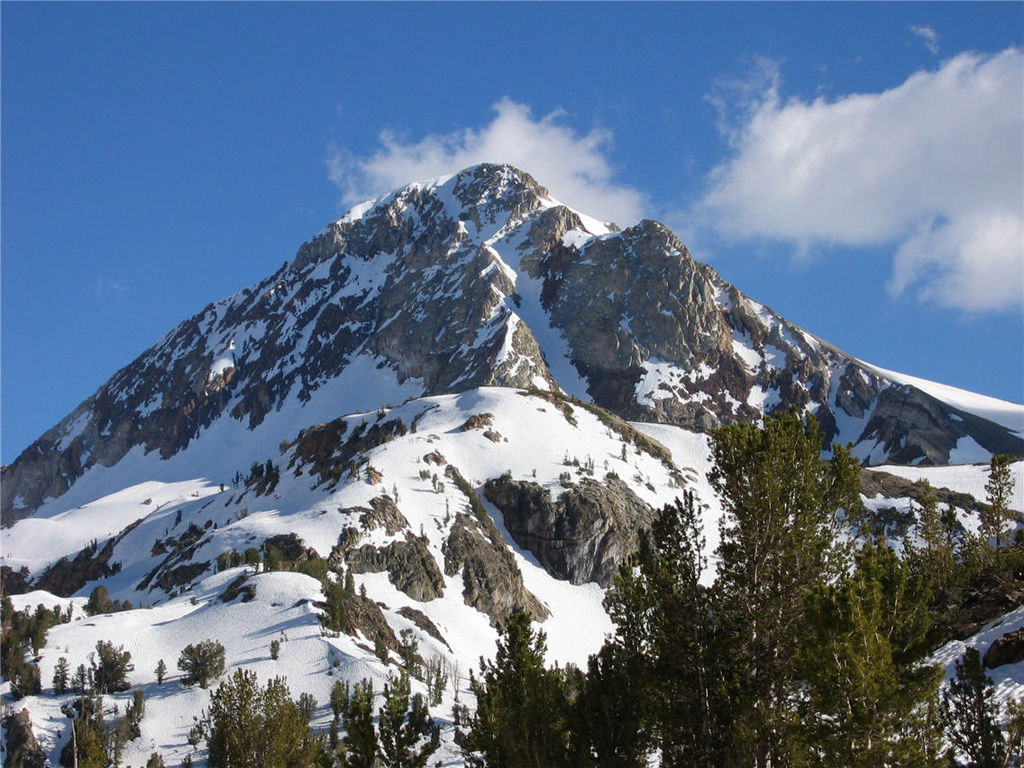
#> input picture _testpics/1024px-Red_Slate_Mountain_1.jpg, 1024 x 768 px
$ python glavbot_tile_dev.py _testpics/1024px-Red_Slate_Mountain_1.jpg   (older library calls are emulated)
#> lines starting #> are read from the running program, lines starting #| are printed output that depends on the picture; after the words box and inside, x2 and y2 are one past the last pixel; in counts of white or black regions, pixels touching at a corner belong together
import cv2
import math
import os
import sys
import getopt
import numpy as np

g_canny_thr0 = 100
g_canny_thr1 = 300
g_contour_rect_thr_w = 10
g_contour_rect_thr_h = 10
g_near_radius = 20

g_dbg_dir = '_debug'
g_dbg_on = False
g_dbg_counter = 0


def dbg_img(name, img):
    global g_dbg_dir
    global g_dbg_on
    global g_dbg_counter
    if not g_dbg_on:
        return
    img_fname = '{}_{}.jpg'.format(g_dbg_counter, name)
    g_dbg_counter += 1
    print(img_fname)
    if not os.path.exists(g_dbg_dir):
        os.makedirs(g_dbg_dir)
    cv2.imwrite(os.path.join(g_dbg_dir, img_fname), img)


def dbg_rects(name, img, rects):
    global g_dbg_on
    if not g_dbg_on:
        return
    img_copy = np.zeros_like(img)
    for rect in rects:
        cv2.rectangle(img_copy, (rect[0][0], rect[0][1]), (rect[1][0], rect[1][1]), 255, 1)
    dbg_img(name, img_copy)


def dbg_contours(name, img, contours):
    global g_dbg_on
    if not g_dbg_on:
        return
    img_copy = np.zeros_like(img)
    cv2.drawContours(img_copy, contours, contourIdx=-1, color=255, thickness=1)
    dbg_img(name, img_copy)


# На входе должно быть одноканальное изображение
def process_single_channel(img):
    img_canny = cv2.Canny(img, threshold1=g_canny_thr0, threshold2=g_canny_thr1, apertureSize=3, L2gradient=True)
    dbg_img('dbg_canny', img_canny)
    img_maxx, img_maxy = img_canny.shape
    # строим дополнительный контур по периметру, чтобы морфология и контурирование работали лучше
    img_canny = cv2.rectangle(img_canny, pt1=(0, 0), pt2=(img_maxy, img_maxx), color=255, thickness=2)
    dbg_img('dbg_canny_otmst_rect', img_canny)
    # ядрa для морфологического поиска
    morph_kernel_a = cv2.getStructuringElement(cv2.MORPH_RECT, (5, 5))
    morph_kernel_v = cv2.getStructuringElement(cv2.MORPH_RECT, (img_maxy // 10, 1))
    morph_kernel_h = cv2.getStructuringElement(cv2.MORPH_RECT, (1, img_maxx // 10))
    # морфологический поиск А. TODO: разобрать зачем он нужен, с ним работает намного лучше
    img_canny = cv2.morphologyEx(img_canny, op=cv2.MORPH_GRADIENT, kernel=morph_kernel_a)
    dbg_img('dbg_canny_morph_A', img_canny)
    # морфологический поиск Б. Вертикали
    img_canny_v = cv2.erode(img_canny, morph_kernel_v)
    dbg_img('dbg_canny_morph_B_erode', img_canny_v)
    img_canny_v = cv2.dilate(img_canny_v, morph_kernel_v)
    dbg_img('dbg_canny_morph_B_dilate', img_canny_v)
    # морфологический поиск В. Горизонтали
    img_canny_h = cv2.erode(img_canny, morph_kernel_h)
    dbg_img('dbg_canny_morph_C_erode', img_canny_h)
    img_canny_h = cv2.dilate(img_canny_h, morph_kernel_h)
    dbg_img('dbg_canny_morph_C_dilate', img_canny_h)
    # объединяем результат
    img_canny = cv2.add(img_canny_v, img_canny_h)
    dbg_img('dbg_canny_out', img_canny)
    return img_canny


def is_valid_contour(img, rect):
    r, c = img.shape
    return (None not in rect.values()
            and (rect['maxx'] - rect['minx']) > c // g_contour_rect_thr_w
            and (rect['maxy'] - rect['miny']) > r // g_contour_rect_thr_h)


# [7 lines left out: function is_valid_contour2, not called in this run]


# На входе должно быть одноканальное изображение
# На выходе: массив точек - противоположных углов прямоугольных контуров
def process_contours(img):
    # находим контуры
    (_, contours, _) = cv2.findContours(img, cv2.RETR_TREE, cv2.CHAIN_APPROX_SIMPLE)
    dbg_contours('raw_contours', img, contours)
    ret_points = list()
    # iterate over top level contours
    for contour in contours:
        rect = {'minx': None, 'miny': None, 'maxx': None, 'maxy': None}
        for cpoint in contour:
            y, x = tuple(cpoint[0])
            if rect['minx'] is None or x < rect['minx']:
                rect['minx'] = x
            if rect['miny'] is None or y < rect['miny']:
                rect['miny'] = y
            if rect['maxx'] is None or x > rect['maxx']:
                rect['maxx'] = x
            if rect['maxy'] is None or y > rect['maxy']:
                rect['maxy'] = y
        if is_valid_contour(img, rect):
            ret_points.append(((rect['miny'], rect['minx']), (rect['maxy'], rect['maxx'])))
    dbg_rects('contours', img, ret_points)
    return ret_points


def is_near(p1, p2):
    return math.hypot(p1[0]-p2[0], p1[1]-p2[1]) < g_near_radius


def dist(p1, p2):
    return math.hypot(p1[0]-p2[0], p1[1]-p2[1])


def square(rect):
    return (rect[1][0]-rect[0][0])*(rect[1][1]-rect[0][1])


def rect_sort_func(r):
    # Упорядочиваем сначала по расстоянию до центра прямоугольника
    # а потом по углу
    r_center = [(r[0][0] + r[1][0]) / 2, (r[0][1] + r[1][1]) / 2]
    return dist([0, 0], r_center), r_center[0]/r_center[1]


# На входе имеем array формы:
# [[[   2    2] [1023 1050]]
#  [[  10  890] [ 201 1041]]
#  [[  10  728] [ 201  879]]
#  [[  10  566] .....
def reduce_rects(rects):
    # Упорядочиваем по расстоянию от начала координат до центра прямоугольника
    rects = sorted(rects, key=rect_sort_func)
    # среди всех контуров, левые углы которых находятся в радиусе rad друг от друга
    # нужно найти крайнюю левую точку и крайнюю правую точку эти прямоугольников
    # начинаем с начала координат
    rect_otmst_set = list()
    lmin_x = rects[0][0][0]
    lmin_y = rects[0][0][1]
    lmax_x = rects[0][1][0]
    lmax_y = rects[0][1][1]
    for rect in rects:
        if is_near(rect[0], [lmin_x, lmin_y]) and is_near(rect[1], [lmax_x, lmax_y]):
            if rect[0][0] < lmin_x:
                lmin_x = rect[0][0]
            if rect[0][1] < lmin_y:
                lmin_y = rect[0][1]
            if rect[1][0] > lmax_x:
                lmax_x = rect[1][0]
            if rect[1][1] > lmax_y:
                lmax_y = rect[1][1]
        else:
            rect_otmst_set.append([[lmin_x, lmin_y], [lmax_x, lmax_y]])
            lmin_x = rect[0][0]
            lmin_y = rect[0][1]
            lmax_x = rect[1][0]
            lmax_y = rect[1][1]
    rect_otmst_set.append([[lmin_x, lmin_y], [lmax_x, lmax_y]])
    return rect_otmst_set


def process(rgb_img):
    img = cv2.bilateralFilter(rgb_img, d=1, sigmaColor=5, sigmaSpace=30)
    # делим на отдельные каналы
    img_split = cv2.split(img)
    img_r_edges = process_single_channel(img_split[0])
    rects_r = process_contours(img_r_edges)
    img_g_edges = process_single_channel(img_split[1])
    rects_g = process_contours(img_g_edges)
    img_b_edges = process_single_channel(img_split[2])
    rects_b = process_contours(img_b_edges)
    # прямоугольные контуры для отдельных каналов
    rects_0 = rects_r + rects_g + rects_b
    dbg_rects('contours_all', img, rects_0)
    # схлопываем "похожие" контуры в один
    reduced_rects = reduce_rects(rects_0)
    dbg_rects('contours_reduced', img, reduced_rects)
    return reduced_rects


def do_tile(img, rects, prefix, outdir):
    i = 0
    print('Rects: [x1-x2] - [y1-y2]')
    for rect in rects:
        print('[{}-{}] - [{}-{}]'.format(rect[0][1], rect[1][1], rect[0][0], rect[1][0]))
        img_rect = img[rect[0][1]:rect[1][1], rect[0][0]:rect[1][0]]
        outpath = os.path.join(outdir, prefix + str(i) + '.jpg')
        cv2.imwrite(outpath, img_rect)
        i = i+1


def main(input_img, prefix, outdir):
#> called with prefix = '1_out_', outdir = '.'
    if not os.path.exists(input_img):
        print('ERROR: No input file found')
        return
    if not os.path.exists(outdir):
        os.makedirs(outdir)
    # Загружаем изображение
    g_img_orig = cv2.imread(input_img, cv2.IMREAD_COLOR)
#> g_img_orig is the input picture: shape (768, 1024, 3); mean B, G, R 136.7, 114.1, 96.5
    # Обрабатываем и получаем на выходе прямоугольные контуры
    reduced_rects = process(g_img_orig)
#> in process_single_channel, `img_canny = cv2.add(img_canny_v, img_canny_h)`:
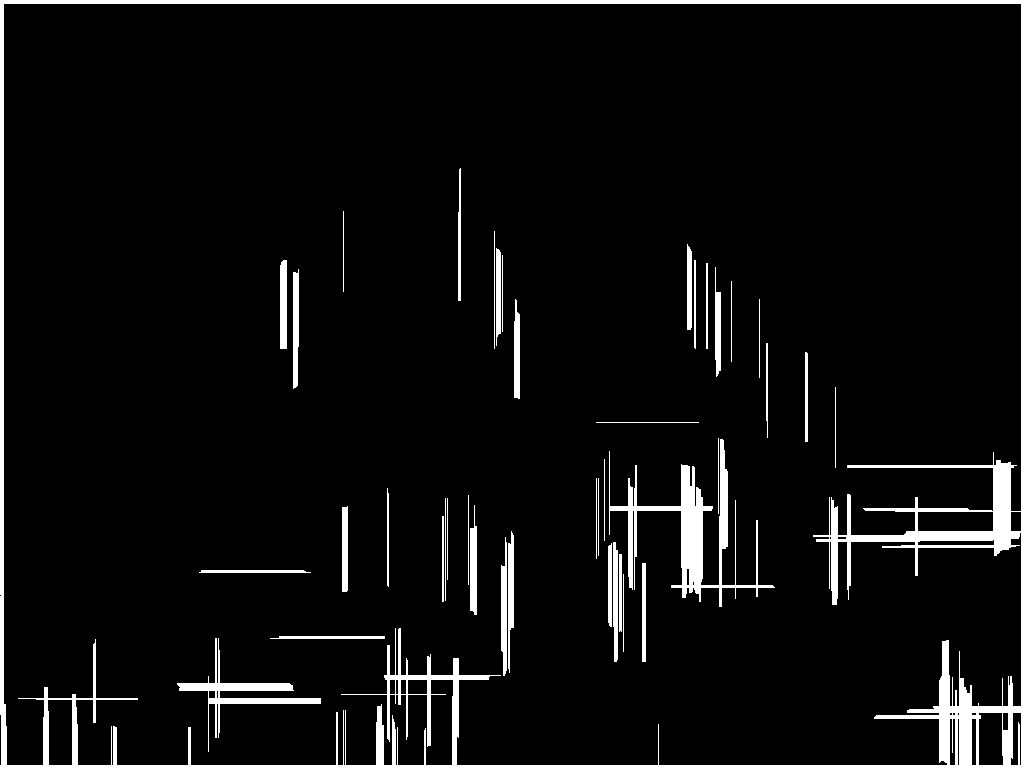
#> img_canny: shape (768, 1024); 5.7% white; 41 white regions
#> in process_contours, `(_, contours, _) = cv2.findContours(img, cv2.RETR_TREE, cv2.CHAIN_APPR..`: contours = 66 contours, 22 with area under 20; largest, box (x1, y1, x2, y2) and area: (0, 0, 1024, 768) 784590, (3, 3, 1022, 766) 757416, (609, 439, 775, 607) 4243, (47, 699, 73, 766) 1594, (177, 638, 321, 752) 1588
#> the loop in process_contours, `for contour in contours:` made 66 passes
#> contour on passes 27, 29, 35, 38, 39, 40, 42, 43: [[623, 574], [623, 651]], [[642, 563], [642, 661], [645, 661], [645, 563]], [[442, 516], [442, 601], [443, 601], [443, 516]], [[447, 498], [447, 579]], [[445, 498], [445, 600]], [[468, 495], [468, 584]], [[598, 478], [598, 555]], [[596, 478], [596, 558]]
#> after the loop in process_contours, `for contour in contours:`: ret_points = [((0, 0), (1023, 767)), ((3, 3), (1021, 765)), ((177, 638), (320, 751)), ((609, 439), (774, 606))]
#> in process, `rects_r = process_contours(img_r_edges)`: rects_r has the same summary as ret_points in process_contours
#> in process_contours (call 2), `(_, contours, _) = cv2.findContours(img, cv2.RETR_TREE, cv2.CHAIN_APPR..`: contours = 73 contours, 18 with area under 20; largest, box (x1, y1, x2, y2) and area: (0, 0, 1024, 768) 784639, (3, 3, 1022, 766) 756069, (501, 451, 713, 662) 5856, (392, 681, 454, 766) 4240, (295, 481, 438, 592) 1263
#> the loop in process_contours (call 2), `for contour in contours:` made 73 passes
#> contour on passes 30, 31, 35, 38, 39, 40, 43, 45: [[543, 600], [543, 679]], [[532, 590], [532, 671], [533, 671], [533, 591]], [[882, 546], [882, 547], [985, 547], [985, 546]], [[640, 525], [640, 601]], [[757, 519], [756, 520], [756, 596], [757, 596]], [[588, 510], [588, 586]], [[447, 498], [447, 579]], [[173, 497], [173, 573]]
#> in process, `rects_g = process_contours(img_g_edges)`: rects_g = [((0, 0), (1023, 767)), ((3, 3), (1021, 765)), ((116, 638), (320, 751)), ((295, 481), (437, 591)), ((501, 451), (712, 661)), ((465, 269), (566, 397)), ((253, 260), (383, 387))]
#> in process_single_channel (call 3), `img_canny = cv2.Canny(img, threshold1=g_canny_thr0, threshold2=g_canny..`:
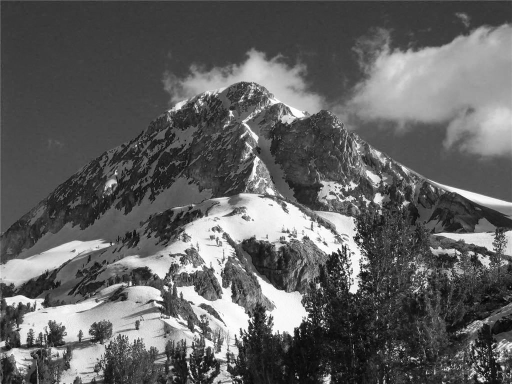
#> img: shape (768, 1024) (shown at 1/2 size); min 0, max 255, mean 96.5
#> in process_single_channel (call 3), `img_canny = cv2.rectangle(img_canny, pt1=(0, 0), pt2=(img_maxy, img_ma..`:
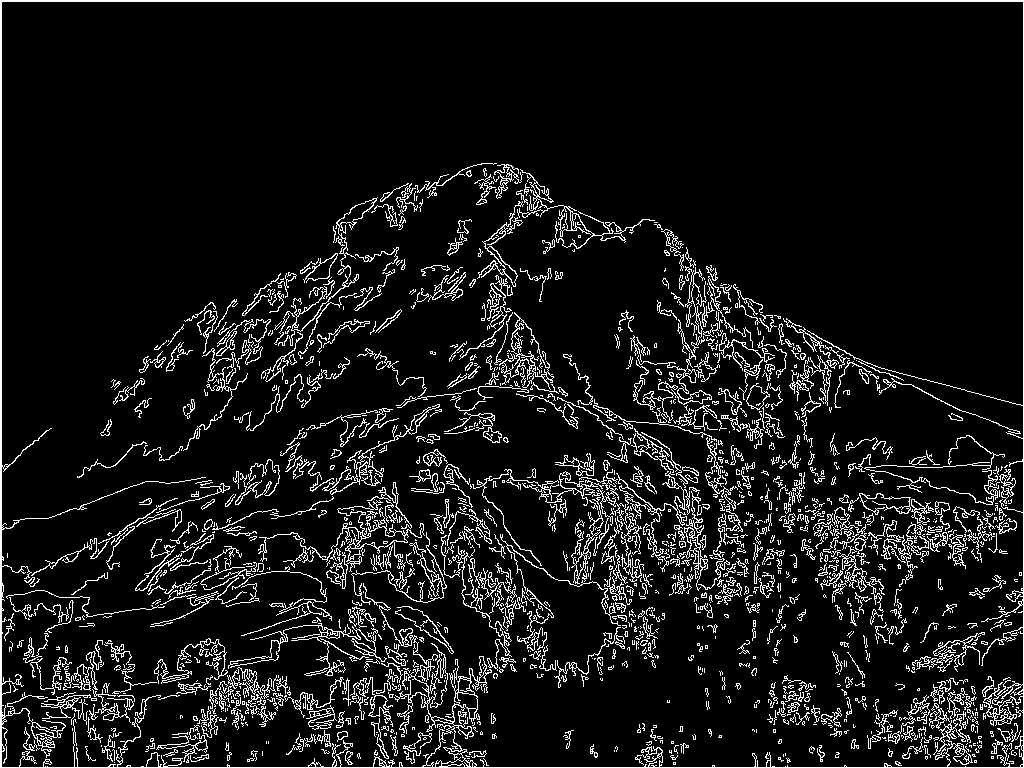
#> img_canny: shape (768, 1024); 8.8% white in thin lines or dots
#> in process_single_channel (call 3), `img_canny = cv2.morphologyEx(img_canny, op=cv2.MORPH_GRADIENT, kernel=..`:
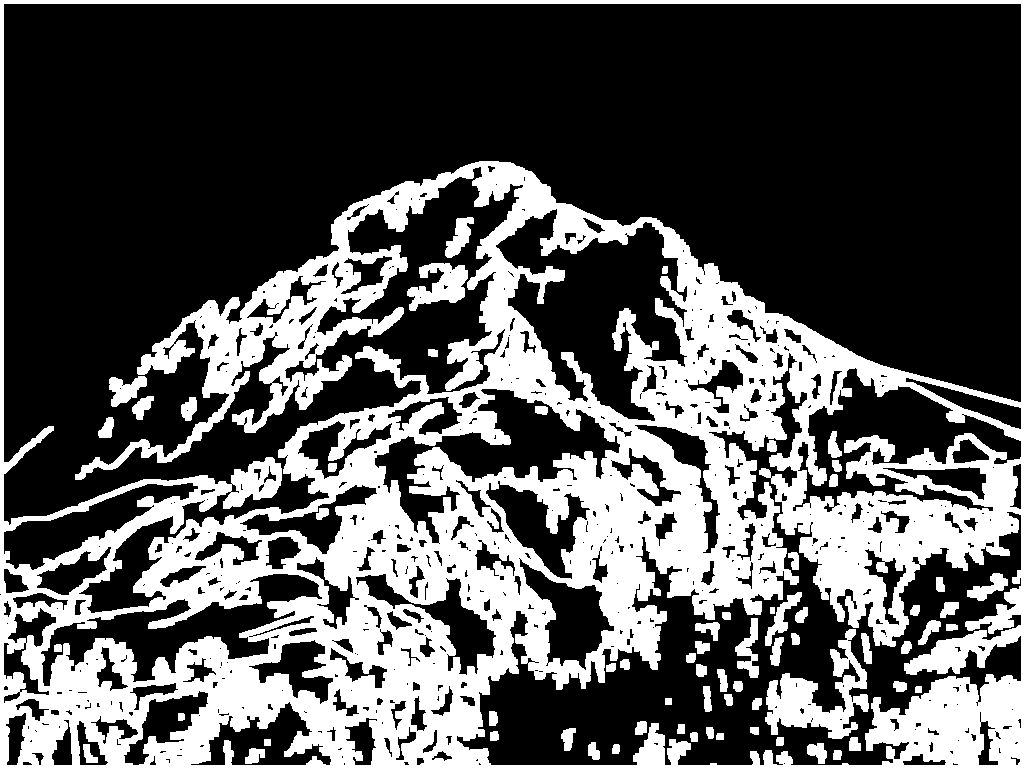
#> img_canny: shape (768, 1024); 33.4% white; 67 white regions, largest, box (x1, y1, x2, y2) and area: (0, 0, 1024, 768) 246272, (765, 629, 869, 739) 4549, (407, 263, 468, 311) 1639
#> in process_single_channel (call 3), `img_canny = cv2.add(img_canny_v, img_canny_h)`:
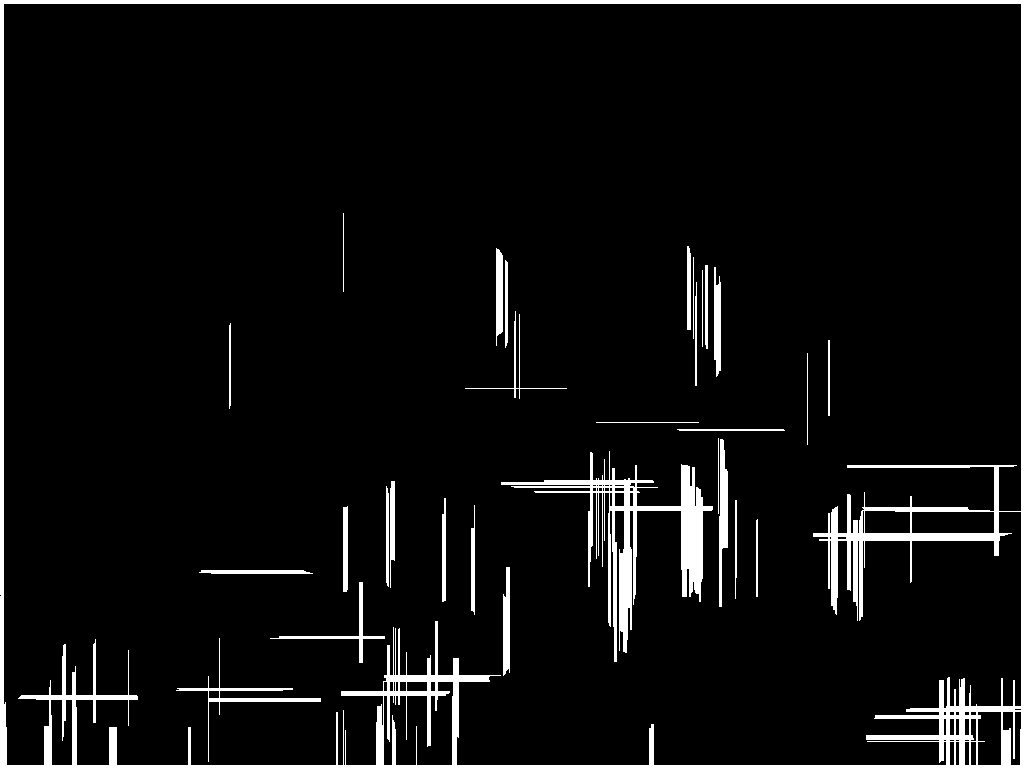
#> img_canny: shape (768, 1024); 5.7% white; 30 white regions
#> in process_contours (call 3), `(_, contours, _) = cv2.findContours(img, cv2.RETR_TREE, cv2.CHAIN_APPR..`: contours = 86 contours, 31 with area under 20; largest, box (x1, y1, x2, y2) and area: (0, 0, 1024, 768) 784640, (3, 3, 1022, 766) 751970, (501, 451, 713, 662) 6291, (383, 681, 454, 766) 4610, (911, 511, 995, 534) 1824
#> in process, `rects_b = process_contours(img_b_edges)`: rects_b = [((0, 0), (1023, 767)), ((3, 3), (1021, 765)), ((176, 638), (320, 761)), ((501, 451), (712, 661))]
#> in process, `rects_0 = rects_r + rects_g + rects_b`: rects_0 = 15 items
#> in reduce_rects, `lmin_x = rects[0][0][0]`: lmin_x = 253
#> in reduce_rects, `lmin_y = rects[0][0][1]`: lmin_y = 260
#> in reduce_rects, `lmax_x = rects[0][1][0]`: lmax_x = 383
#> in reduce_rects, `lmax_y = rects[0][1][1]`: lmax_y = 387
#> the loop in reduce_rects, `for rect in rects:` made 15 passes
#> (lmin_x, lmin_y, lmax_x, lmax_y) on passes 2, 3, 9, 10, 11, 13, 15: (465, 269, 566, 397), (0, 0, 1023, 767), (295, 481, 437, 591), (116, 638, 320, 751), (177, 638, 320, 751), (501, 451, 712, 661), (609, 439, 774, 606)
#> after the loop in reduce_rects, `for rect in rects:`: rect_otmst_set = [[[253, 260], [383, 387]], [[465, 269], [566, 397]], [[0, 0], [1023, 767]], [[295, 481], [437, 591]], [[116, 638], [320, 751]], [[176, 638], [320, 761]], [[501, 451], [712, 661]]]
#> in process, `reduced_rects = reduce_rects(rects_0)`: reduced_rects = [[[253, 260], [383, 387]], [[465, 269], [566, 397]], [[0, 0], [1023, 767]], [[295, 481], [437, 591]], [[116, 638], [320, 751]], [[176, 638], [320, 761]], [[501, 451], [712, 661]], [[609, 439], [774, 606]]]
    # Упорядочиваем по площади контуров. Самый большой по площади - первый с индексом 0
    reduced_rects = sorted(reduced_rects, key=lambda r: -square(r))
#> reduced_rects = [[[0, 0], [1023, 767]], [[501, 451], [712, 661]], [[609, 439], [774, 606]], [[116, 638], [320, 751]], [[176, 638], [320, 761]], [[253, 260], [383, 387]], [[295, 481], [437, 591]], [[465, 269], [566, 397]]]

    # plt.rcParams['image.cmap'] = 'gray'
    # g_img_blank = np.zeros_like(g_img_orig)
    # # axis_color = 'lightgoldenrodyellow'
    # fig = plt.figure()
    #
    # ax1 = fig.add_subplot(1, 1, 1)
    # for p in reduced_rects:
    #     # cv2.circle(g_img_blank, (p[0][0], p[0][1]), 3, (255, 0, 0), 1)
    #     # cv2.circle(g_img_blank, (p[1][0], p[1][1]), 3, (0, 255, 0), 1)
    #     cv2.rectangle(g_img_blank, (p[0][0], p[0][1]), (p[1][0], p[1][1]), (255, 0, 0), 3)
    #
    # ax1.imshow(g_img_blank)
    # plt.subplots_adjust(left=0.08, right=0.92, top=1, bottom=0.1, wspace=0, hspace=0.02)
    # plt.show()

    # Разбиваем на отдельные изображения
    do_tile(g_img_orig, reduced_rects, prefix, outdir)
#> the loop in do_tile, `for rect in rects:` made 8 passes
#> (printed output is left out)
#> pass 2, in do_tile, `img_rect = img[rect[0][1]:rect[1][1], rect[0][0]:rect[1][0]]`:
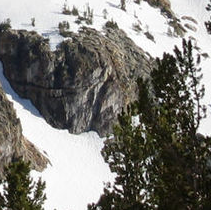
#> img_rect: shape (210, 211, 3); mean B, G, R 118.2, 123.4, 125
#> pass 3, in do_tile, `img_rect = img[rect[0][1]:rect[1][1], rect[0][0]:rect[1][0]]`:
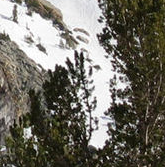
#> img_rect: shape (167, 165, 3); mean B, G, R 100.9, 110.3, 113
#> after the loop in do_tile, `for rect in rects:`: i = 8


def prepare_args(argv):
    opts, args = getopt.getopt(argv, 'i:p:o:d', ['input=', 'prefix=', 'outdir=', 'debug'])
    input_img = None
    prefix = 'out_'
    outdir = '.'
    global g_dbg_on
    for opt, arg in opts:
        if opt in ('-i', '--input'):
            input_img = arg
        elif opt in ('-p', '--prefix'):
            prefix = arg
        elif opt in ('-o', '--outdir'):
            outdir = arg
        elif opt in ('d', '--debug'):
            g_dbg_on = True
    return input_img, prefix, outdir


if __name__ == '__main__':
    g_input_img, g_prefix, g_outdir = prepare_args(sys.argv[1:])
    print('Input: ', g_input_img)
    print('Preifx: ', g_prefix)
    print('Outdir: ', g_outdir)
    i = 1
    # main('_badpics/Screenshot_7.png', str(i) + '_' + g_prefix, g_outdir); i += 1
    # main('_badpics/ssmv_05.jpg', str(i) + '_' + g_prefix, g_outdir); i += 1
    # main('_badpics/ssmv_08.jpg', str(i) + '_' + g_prefix, g_outdir); i += 1
    # main('_badpics/ssmv_09.jpg', str(i) + '_' + g_prefix, g_outdir); i += 1
    main('_testpics/1024px-Red_Slate_Mountain_1.jpg', str(i) + '_' + g_prefix, g_outdir); i += 1
    # main('_testpics/example.jpg', g_prefix, g_outdir);
    # main('_testpics/montage.jpg', g_prefix, g_outdir);
    # main('_testpics/montage2.jpg', g_prefix, g_outdir);
    # main('_testpics/montage3.jpg', g_prefix, g_outdir);
    # main('_testpics/opencv_logo.png', g_prefix, g_outdir);
